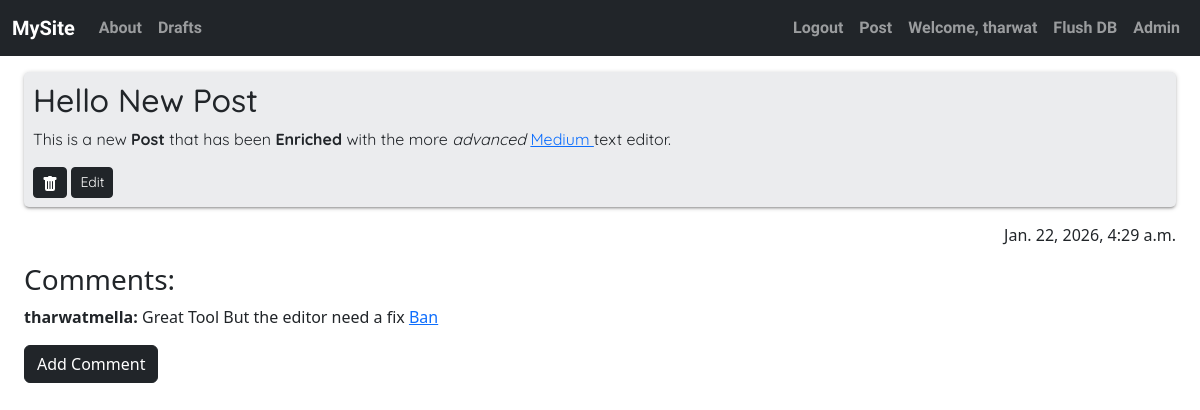
/postdetail/28 (signed in), run on an earlier commit of the app's database.
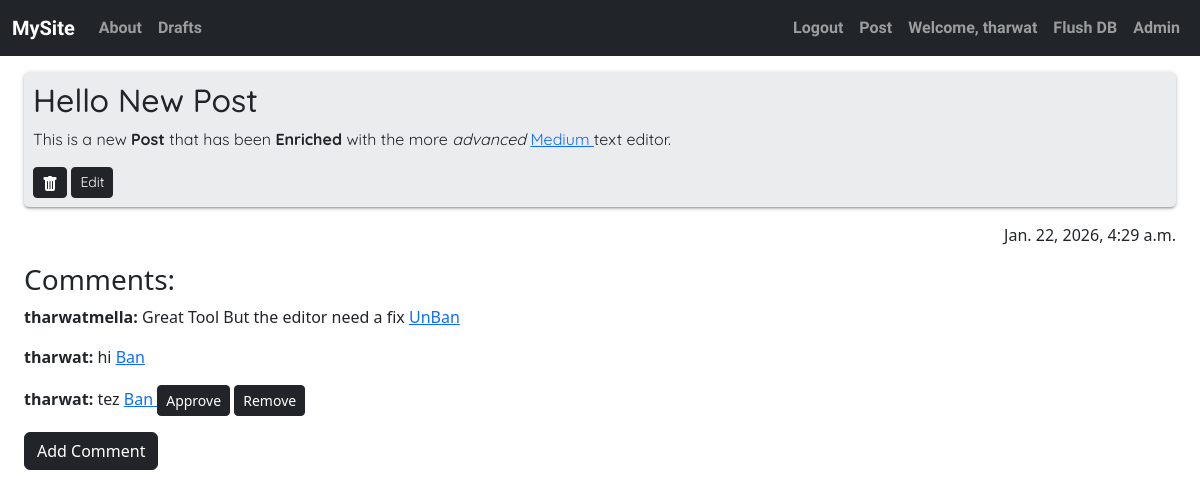
And on a later commit of the database.
### basic_app/models.py (models this page shows, shortened)
class Comment(models.Model):
    post = models.ForeignKey(Post, on_delete=models.CASCADE)
    user = models.ForeignKey("auth.User", on_delete=models.CASCADE)
    text = models.TextField()
    creation_date = models.DateTimeField(default=timezone.now)
    approved = models.BooleanField(default=False)
    def isBanned(self):
        if Blocklist.objects.get(post=self.post, user=self.user):
            return True
        else:
            return False

### basic_app/views.py (the view)
# urls.py: path("postdetail/<int:pk>", PostDetail.as_view(), name="detail"),
class PostDetail(DetailView):
    model = Post
    def get(self, request, *args, **kwargs):
        result = super().get(self, request, *args, **kwargs)
        if self.object.author == request.user or self.object.is_Published:
            return result
        else:
            return redirect("/")
    def get_context_data(self, **kwargs):
        result=super().get_context_data(**kwargs)
        if self.request.user.is_authenticated:
            blocked = Blocklist.objects.filter(post=self.object, user=self.request.user)
            if blocked:
                result["commentAllowed"] = False
            else:
                result["commentAllowed"] = True
        return result

### basic_app/templates/basic_app/post_detail.html (shortened to what this page needs)
{% extends "basic_app/base.html" %}
{%block body%}
<div class="post mt-3">
    <h2 class="posttitle">{{post.title}}</h2>
    <div>{{post.text|safe}}</div>
    <div class="">
        {%if post.author == user%}
        <form method="POST" class="d-inline" action={%url 'blog:delete' post.pk%}>{{form}} {%csrf_token%} <button
                type="submit" class="btn btn-dark btn-sm" value="Delete"></button></form>
        <a type="button" class="btn btn-dark d-inline btn-sm" href={%url 'blog:update' post.pk%}>Edit</a>
        {%endif%}
    </div>
</div>
<div>
    {% if post.is_Published %}
    <p class="text-end mt-3 fw-lighter fs-6">{{post.publication_date}}</p>
    {% else %}
    <p class="text-end mt-3 fw-lighter fs-6">the Post is still Draft Please Delete or Publish</p>
    <a class="btn btn-primary" href={%url 'blog:postPublish' post.pk%}>Publish</a>
    {% endif %}
</div>
<div class="comments mt-3">
    <h3>Comments:</h3>
    {%for comment in post.comment_set.all%}
    {% if post.author == user %}
    <p><b>{{comment.user}}: </b>{{comment.text|safe}}
        {%if comment.isBanned%}
        <a href={%url "blog:ban" userpk=comment.user.pk postpk=post.pk%}> UnBan </a>
        {%else%}
        <a href={%url "blog:ban" userpk=comment.user.pk postpk=post.pk%}> Ban </a>
        {% endif %}
        {% if not comment.approved %}
        <a type="button" class="btn btn-dark btn-sm" href={%url 'blog:commentApprove' comment.pk%}>Approve</a>
        <a type="button" class="btn btn-dark btn-sm" href={%url 'blog:commentRemove' comment.pk%}>Remove</a>
        {% endif %}
    </p>
    {% elif comment.approved %}
    <p><b>{{comment.user}}: </b>{{comment.text}}</p>
    {%endif%}
    {%endfor%}
</div>
{%if commentAllowed%}
<a class="btn btn-dark" href={%url 'blog:createComment' post.pk%}>Add Comment</a>
{% else %}
<a class="btn btn-dark disabled" href={%url 'blog:createComment' post.pk%}>Add Comment</a>
{%endif%}
{%endblock%}

What changed in the data, as far as the page shows it:
computed for Comment "Great Tool But the editor need a fix": text "Ban" → "UnBan"
added Comment: user "tharwat", text "hi", shows "Ban"
added Comment: user "tharwat", text "tez", shows "Ban", approved "Approve"
